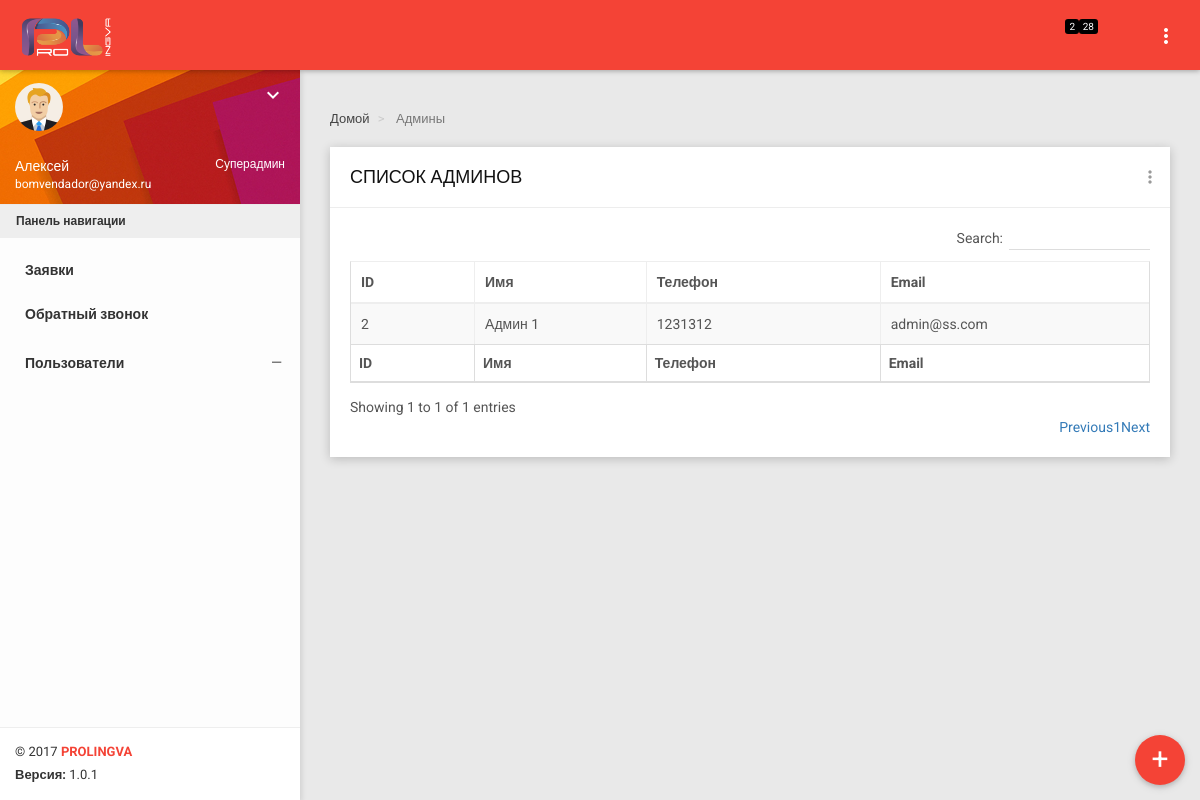
The app's page /ru/dashbrd/admins_list/ (signed in) with its own data.
### ru/models.py (models this page shows)
class UserProfile(models.Model):
    user = models.OneToOneField(User)
    tel = models.CharField(max_length=15)
    role = models.ForeignKey(Role, blank=False, null=False)

class Role(models.Model):
    role_name = models.CharField(max_length=20)

class Admin(models.Model):
    creator = models.ForeignKey(User, blank=True, null=True, related_name='admin_creator', on_delete=models.CASCADE)
    changed_by = models.ForeignKey(User, blank=True, null=True, related_name='admin_changed_by', on_delete=models.CASCADE)
    name = models.CharField(max_length=50)
    tel = models.CharField(max_length=20)
    email = models.EmailField(max_length=50)
    date_birth = models.CharField(max_length=15, null=True, blank=True)
    registered = models.DateTimeField(auto_now_add=True, auto_now=False, null=True)
    changed = models.DateTimeField(auto_now_add=False, auto_now=True, null=True)
    photo = models.ImageField(upload_to=settings.BASE_DIR + '/media/photo', null=True, blank=True)
    user = models.OneToOneField(User, blank=True, null=True)
    init_password = models.CharField(max_length=50, blank=True, null=True)

### dashboard_ru/views.py (the view)
@login_required(redirect_field_name=None, login_url='/ru/dashbrd/login')
def get_admins_list(request):
    admins = Admin.objects.all()
    context = get_data_proc(request)
    context.update({
        'admins': admins
    })
    return render(request, 'admins_list.html', context)

### dashboard_ru/templates/admins_list.html (shortened to what this page needs)
{% extends 'base_board.html' %}
{% load static %}
{% block links %}
            <link rel="stylesheet" href="{% static 'dashboard/plugins/sweetalert/sweetalert.css' %}">
            <link rel="stylesheet" href="{% static 'dashboard/plugins/jquery-datatable/skin/bootstrap/css/dataTables.bootstrap.css' %}">
            <link rel="stylesheet" href="{% static 'css/dashboard/style.css' %}">
{% endblock %}
{% block breadcrumbs %}
    <ol class="breadcrumb">
        <li>
            <a href="{% url 'ru:dashboard_ru:base_board' user.id %}">
                 Домой
            </a>
        </li>
        <li class="active">
             Админы
        </li>
    </ol>
{% endblock %}
{% block content %}
            <div class="row clearfix">
                <div class="col-lg-12 col-md-12 col-sm-12 col-xs-12">
                    <div class="card">
                        <div class="header">
                            <h2>
                                СПИСОК АДМИНОВ
                            </h2>
                            <ul class="header-dropdown m-r--5">
                                <li class="dropdown">
                                    <a href="javascript:void(0);" class="dropdown-toggle" data-toggle="dropdown" role="button" aria-haspopup="true" aria-expanded="false">
                                        <i class="material-icons">more_vert</i>
                                    </a>
                                </li>
                            </ul>
                        </div>
                        <div class="body">
                            <table class="table table-bordered table-striped table-hover dataTable {% if user_profile.role.id == 1 %} js-exportable {% else %} js-basic-example {% endif %}">
                                <thead>
                                    <tr>
                                        <th>ID</th>
                                        <th>Имя</th>
                                        <th>Телефон</th>
                                        <th>Email</th>
                                    </tr>
                                </thead>
                                <tfoot>
                                        <th>ID</th>
                                        <th>Имя</th>
                                        <th>Телефон</th>
                                        <th>Email</th>
                                </tfoot>
                                <tbody>
                                {% for admin in admins %}
                                    <tr class="admin pointer-pure" id="{{ admin.id }}">
                                        <td>
                                            {{ admin.id }}
                                        </td>
                                        <td>{{ admin.name }}</td>
                                        <td>{{ admin.tel }}</td>
                                        <td>{{ admin.email }}</td>
                                    </tr>
                                {% endfor %}
                                </tbody>
                            </table>
                        </div>
                    </div>
                </div>
            </div>
{% endblock %}

### dashboard_ru/templates/base_board.html (shortened to what this page needs)
{% load static %}
<!DOCTYPE html>
<html>
<head>
        <link href="{% static 'dashboard/plugins/bootstrap/css/bootstrap.css' %}" rel="stylesheet">
    <link href="{% static 'dashboard/plugins/node-waves/waves.css' %}" rel="stylesheet" />
    <link href="{% static 'dashboard/plugins/animate-css/animate.css' %}" rel="stylesheet" />
    <link href="{% static 'dashboard/plugins/morrisjs/morris.css' %}" rel="stylesheet" />
    <link href="{% static 'css/dashboard/style.css' %}" rel="stylesheet">
    <link rel="stylesheet" href="{% static 'dashboard/plugins/sweetalert/sweetalert.css' %}">
    <link href="{% static 'css/dashboard/themes/all-themes.css' %}" rel="stylesheet" />
    <link rel="stylesheet" href="//cdn.materialdesignicons.com/1.7.22/css/materialdesignicons.min.css">
    {% block links %}
    {% endblock %}
    <link href="{% static 'css/custom.css' %}" rel="stylesheet" />
</head>
<body class="theme-red">
    <nav class="navbar">
        <div class="container-fluid">
            <div class="navbar-header">
                <a class="navbar-brand" href="index.html" style="padding-top: 8px"><img class="media-object" src="/static/img/logo/logo1_white.png" width="90" height="40"></a>
            </div>
            <div class="collapse navbar-collapse" id="navbar-collapse">
                <ul class="nav navbar-nav navbar-right">
                {% if user_profile.role.role_name != 'Клиент' %}
                    <li class="">
                        <a href="{% url 'ru:dashboard_ru:get_new_orders' %}" class="" role="button" data-toggle="tooltip" title="Новые звонки" data-placement="bottom">
                            <span class="label-count" id="new_count_label">{% if new_calls_count != 0 %}{{ new_calls_count }}{% endif %}</span>
                        </a>
                    </li>
                    <li class="">
                        <a href="{% url 'ru:dashboard_ru:get_new_orders' %}" class="" role="button" data-toggle="tooltip" title="Новые заявки" data-placement="bottom">
                            <span class="label-count" id="new_count_label">{% if new_count != 0 %}{{ new_count }}{% endif %}</span>
                        </a>
                    </li>
                    {% else %}
                    <li class="">
                        <a href="{% url 'ru:dashboard_ru:help_dashboard' %}" class="" role="button" data-toggle="tooltip" title="Помощь" data-placement="bottom">
                                <i class="mdi mdi-help f_s_20"></i>
                        </a>
                    </li>
                {% endif %}
                    <li class="">
                        <a href="{% url 'ru:index' %}" class="" role="button" data-toggle="tooltip" title="Назад к главной странице" data-placement="bottom">
                        </a>
                    </li>
                    <li class="">
                        <a href="{% url 'ru:dashboard_ru:logout_board' %}" class="" role="button" data-toggle="tooltip" title="Выйти" data-placement="bottom">
                        </a>
                    </li>
                    <li class="pull-right"><a href="javascript:void(0);" class="js-right-sidebar" data-close="true"><i class="material-icons">more_vert</i></a></li>
                </ul>
            </div>
        </div>
    </nav>
    <section>
        <aside id="leftsidebar" class="sidebar">
            <div class="user-info">
                <div class="image">
                    <img src="{% static 'img/user.png' %}" width="48" height="48" alt="User" />
                </div>
                    <div class="btn-group user-helper-dropdown color_white shadow-none float-right">
                        <i class="material-icons pointer-pure" data-toggle="dropdown" aria-haspopup="true" aria-expanded="true">keyboard_arrow_down</i>
                    </div>
                <div class="info-container">
                    {% if user_profile.role.id != 3 %}
                    <div class="email float-right">{{ user_profile.role.role_name }}</div>
                    {% endif %}
                    <div class="name" data-toggle="dropdown" aria-haspopup="true" aria-expanded="false">{{ user.first_name }}</div>
                    <div class="email">{{ user.email }}</div>
                </div>
            </div>
            <div class="menu">
                <ul class="list" id="menu_list">
                    <li class="header m-b-10">Панель навигации</li>
                    <li class="" id="menu_orders">
                        <a href="{% url 'ru:dashboard_ru:get_sent_docs' %}" class="padding_menu">
                            <span>Заявки</span>
                        </a>
                    </li>
                {% if user_profile.role.role_name != 'Клиент' %}
                    <li class="" id="menu_back_calls">
                        <a href="{% url 'ru:dashboard_ru:get_back_calls' %}" class="padding_menu">
                            <span>Обратный звонок</span>
                        </a>
                    </li>
                    <li>
                        <a href="javascript:void(0);" class="menu-toggle" id="menu_users">
                            <span>Пользователи</span>
                        </a>
                    </li>
                    {% endif %}
                </ul>
            </div>
            <div class="legal">
                <div class="copyright">
                    &copy; 2017 <a href="javascript:void(0);">PROLINGVA</a>
                </div>
                <div class="version">
                    <b>Версия: </b> 1.0.1
                </div>
            </div>
        </aside>
    </section>
    <section class="content">
    {% if user_profile.role.id == 1 or user_profile.role.id == 2 or user_profile.role.id == 3 %}
        {% if not new_order %}
            <a href="{% url 'ru:dashboard_ru:add_new_order' %}">
                <button type="button" class="btn bg-red btn-circle-lg waves-effect waves-circle waves-float round_btn" data-toggle="tooltip" title="Добвавить заявку" data-placement="left" id="add_order">
                    <p class="text_rnd_btn">+</p>
                </button>
            </a>
        {% endif %}
    {% endif %}
    {% block breadcrumbs %}
    {% endblock %}
        <div class="container-fluid">
            {% block content %}{% endblock %}
        </div>
    </section>
</body>
</html>

### static/css/dashboard/themes/all-themes.css (style rules this page uses)
.theme-red .navbar-brand { color: #fff; }
.theme-red .nav > li > a { color: #fff; }
.theme-red .sidebar .menu .list .toggled { background-color: transparent; }
.theme-red .sidebar .legal { background-color: #fff; }
.theme-red .sidebar .legal .copyright a { color: #F44336 !important; }

### static/css/custom.css (style rules this page uses)
.float-right { float: right; }
.color_white { color: white;; }
.shadow-none { box-shadow: none; }
.pointer-pure { cursor: pointer; }
.round_btn { position: fixed; right: 15px; bottom: 15px; z-index: 3; }
.text_rnd_btn { font-size: 30px; padding-top: 2px; }
.padding_menu { padding: 5px 13px !important; }
ul { list-style-type: none; }

### records on screen
UserProfile: role.role_name "Суперадмин"
Admin: id "2", name "Админ 1", tel "1231312", email "admin@ss.com"

### other values on screen
{{ new_calls_count }} "2"
{{ new_count }} "28"
{{ user.first_name }} "Алексей"
{{ user.email }} "bomvendador@yandex.ru"
